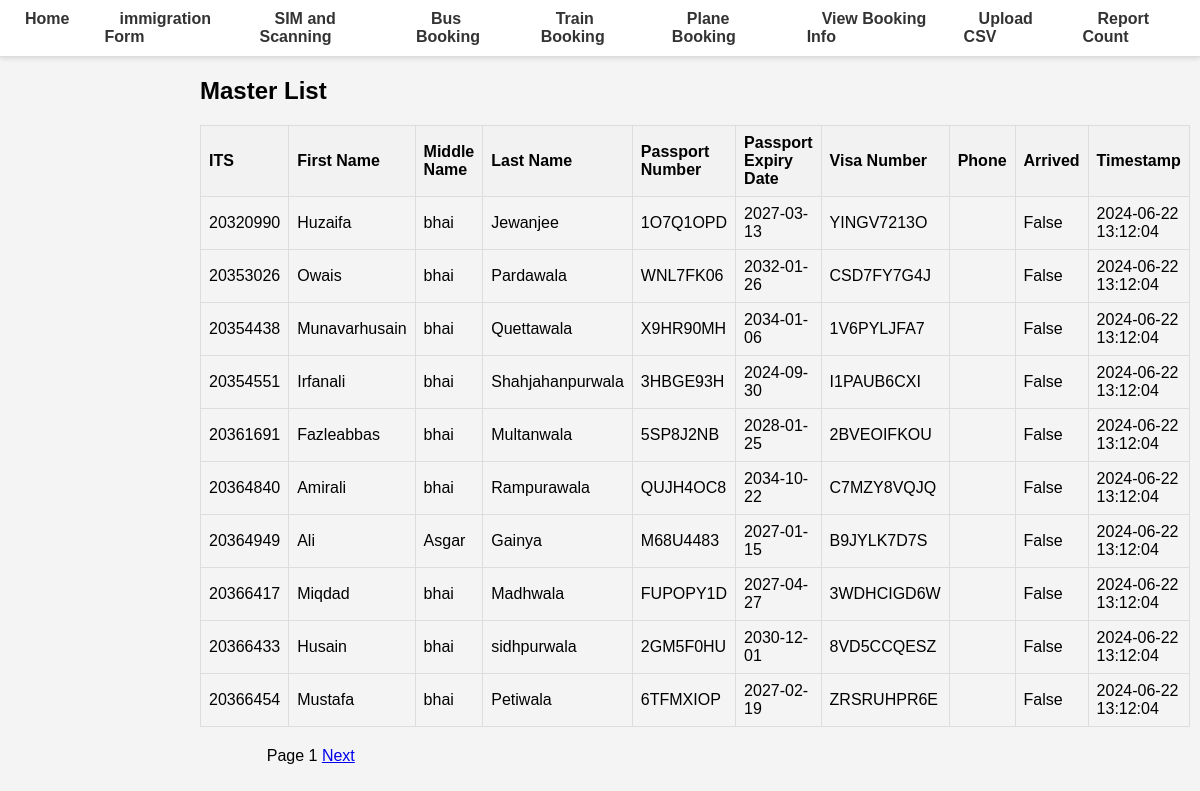
The app's page /masters/, older data.
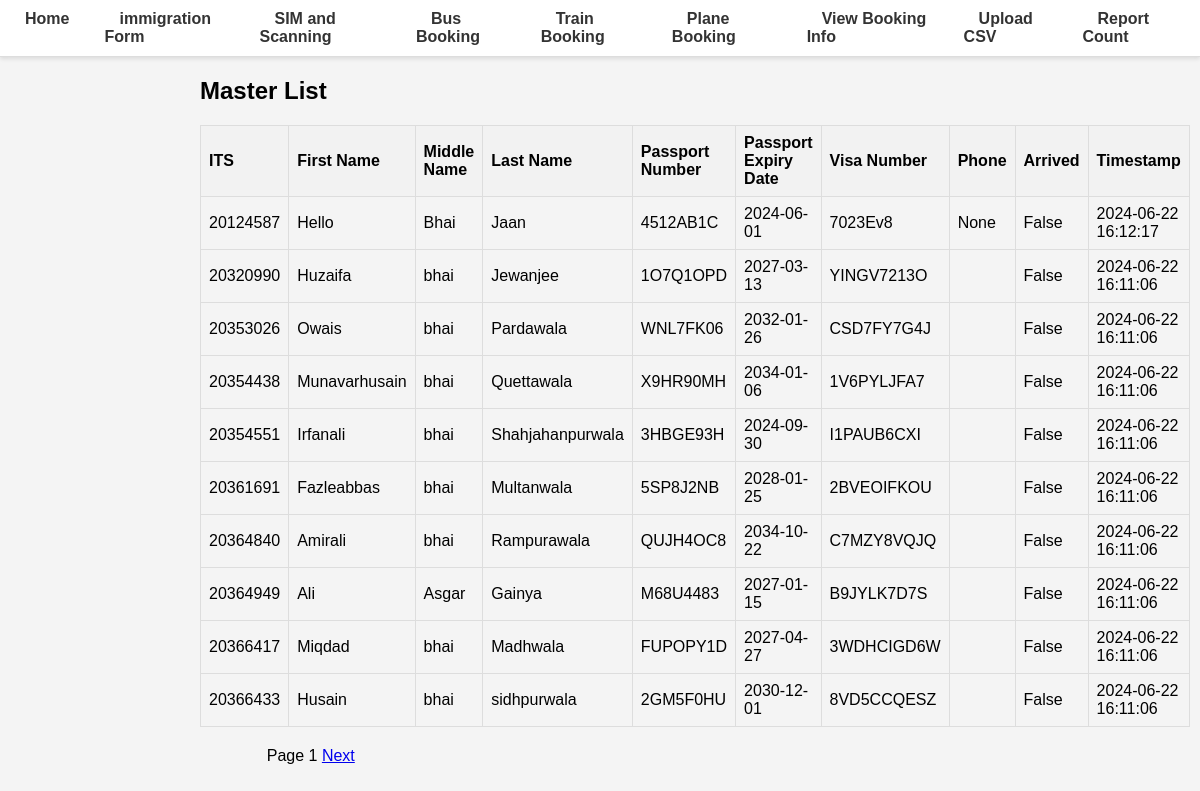
The same page, newer data.
### database.py (models this page shows)
class Master(Base):
    __tablename__ = "master"
    ITS = Column(Integer, primary_key=True, index=True)
    first_name = Column(String)
    middle_name = Column(String)
    last_name = Column(String)
    DOB = Column(Date)
    passport_No = Column(String, unique=True)
    passport_Expiry = Column(Date)
    Visa_No = Column(String, unique=True)
    Mode_of_Transport = Column(String)
    phone = Column(String, nullable=True)
    arrived = Column(Boolean, default=False)
    timestamp = Column(DateTime, default=func.now())

### main.py (the view)
@app.get("/masters/", response_class=HTMLResponse)
async def list_masters(request: Request, page: int = Query(1), db: Session = Depends(get_db)):
    page_size = 10
    offset = (page - 1) * page_size
    masters = db.query(Master).offset(offset).limit(page_size).all()
    total_masters = db.query(func.count(Master.ITS)).scalar()
    return templates.TemplateResponse(
        "masters.html",
        {
            "request": request,
            "masters": masters,
            "page": page,
            "page_size": page_size,
            "total_masters": total_masters
        },
    )

### templates/masters.html (shortened to what this page needs)
{% extends "base.html" %}
{% block content %}
<h2>Master List</h2>
<table>
    <tr>
        <th>ITS</th>
        <th>First Name</th>
        <th>Middle Name</th>
        <th>Last Name</th>
        <th>Passport Number</th>
        <th>Passport Expiry Date</th>
        <th>Visa Number</th>
        <th>Phone</th>
        <th>Arrived</th>
        <th>Timestamp</th>
    </tr>
    {% for master in masters %}
    <tr>
        <td>{{ master.ITS }}</td>
        <td>{{ master.first_name }}</td>
        <td>{{ master.middle_name }}</td>
        <td>{{ master.last_name }}</td>
        <td>{{ master.passport_No }}</td>
        <td>{{ master.passport_Expiry }}</td>
        <td>{{ master.Visa_No }}</td>
        <td>{{ master.phone }}</td>
        <td>{{ master.arrived }}</td>
        <td>{{ master.timestamp }}</td>
    </tr>
    {% endfor %}
</table>
<div>
    <span>Page {{ page }}</span>
    <a href="/masters/?page={{ page + 1 }}" {% if (page * page_size) >= total_masters %}style="visibility:hidden;"{% endif %}>Next</a>
</div>
{% endblock %}

Row changes from the older to the newer data that the page shows:
no longer on this page (row edited): Master: ITS "20366454", first_name "Mustafa", middle_name "bhai", last_name "Petiwala", passport_No "6TFMXIOP", passport_Expiry "2027-02-19", Visa_No "ZRSRUHPR6E", arrived "False", timestamp "2024-06-22 13:12:04"
added Master: ITS "20124587", first_name "Hello", middle_name "Bhai", last_name "Jaan", passport_No "4512AB1C", passport_Expiry "2024-06-01", Visa_No "7023Ev8", phone "None", arrived "False", timestamp "2024-06-22 16:12:17"
changed Master "Huzaifa": timestamp "2024-06-22 13:12:04" → "2024-06-22 16:11:06"
changed Master "Owais": timestamp "2024-06-22 13:12:04" → "2024-06-22 16:11:06"
changed Master "Munavarhusain": timestamp "2024-06-22 13:12:04" → "2024-06-22 16:11:06"
changed Master "Irfanali": timestamp "2024-06-22 13:12:04" → "2024-06-22 16:11:06"
changed Master "Fazleabbas": timestamp "2024-06-22 13:12:04" → "2024-06-22 16:11:06"
changed Master "Amirali": timestamp "2024-06-22 13:12:04" → "2024-06-22 16:11:06"
changed Master "Ali": timestamp "2024-06-22 13:12:04" → "2024-06-22 16:11:06"
changed Master "Miqdad": timestamp "2024-06-22 13:12:04" → "2024-06-22 16:11:06"
changed Master "Husain": timestamp "2024-06-22 13:12:04" → "2024-06-22 16:11:06"
